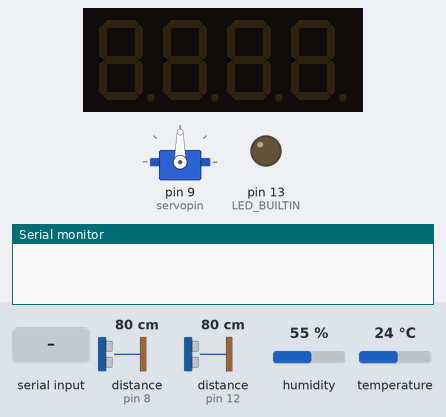
Simulated run of this sketch. Board: Arduino Uno, built with avr-gcc and run on an emulated ATmega328P. Parts: servo, 4-digit seven-segment display, output pins drawn as LEDs (lit = HIGH), the last lines printed to the serial monitor. Wiring (inferred from the names in the program): DHT22 sensor: data pin 10. Dashed ring = blinking. The test bench sets the inputs (shaded band); at power-on: distance to the obstacle (sensors on pin 8, pin 12) 80 cm, humidity 55 %, temperature 24 °C. The echo pulse lasts 58.3 µs per cm.

Above: at 5.4 s.
5.5 s: "-2" received over Serial
At 8.4 s:
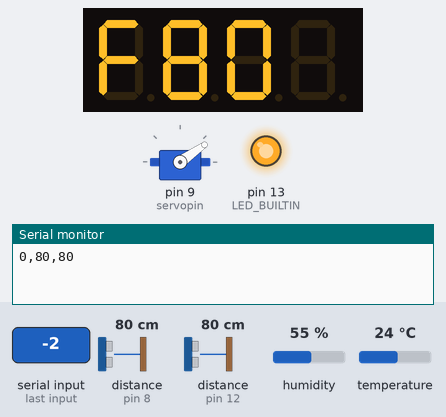
8.5 s: distance to the obstacle (sensor on pin 8) set to 250 cm
At 9.34 s:
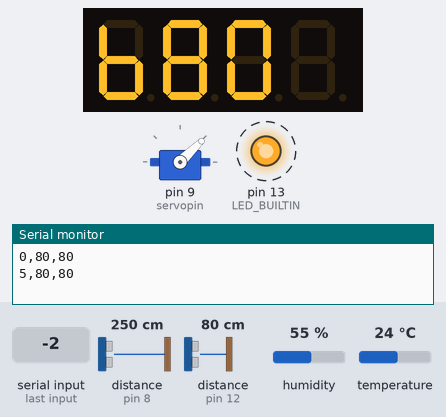
11.5 s: distance to the obstacle (sensor on pin 8) set to 205 cm
14.5 s: distance to the obstacle (sensor on pin 8) set to 196 cm
At 15.3 s:
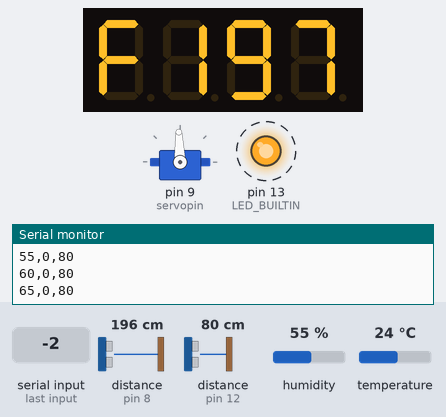
17.5 s: distance to the obstacle (sensor on pin 12) set to 250 cm
At 18.62 s:
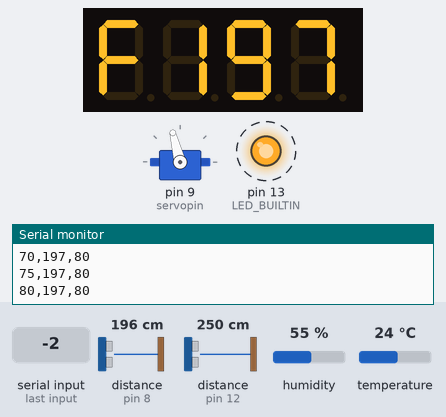
20.5 s: distance to the obstacle (sensor on pin 12) set to 2 cm
At 21.6 s:
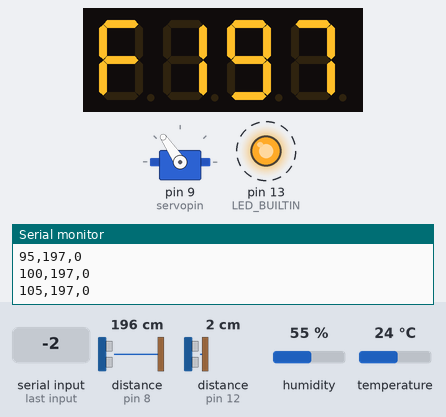
Timing chart, 0 to 27.2 s (numbered marks = the images above; inputs shaded):
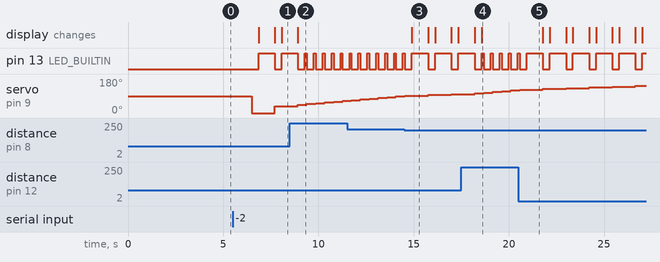

The sketch:

RadarUltrasonic.ino
```cpp
#include <Servo.h>    //use of the library disables analogWrite() (PWM) functionality on pins 9 and 10, whether or not there is a Servo on those pins, Uses Timer1 (16 bits)
#include <SevenSeg.h> // Uses Timer2
#include <NewPing.h> //To avoid conflict with SevenSeg library, usage of timer in NewPing.h should be disabled (#define TIMER_ENABLED false).
#include "DHT.h" // Include DHT Libraries from Adafruit


#define servopin 9
#define MAX_DISTANCE 200

#define DHTPIN 10       // DHT-22 Output Pin connection
#define DHTTYPE DHT22   // DHT Type is DHT22(AM2302,RHT03)

const int trigPinF = 7;  //Ultrasonic sensor front
const int echoPinF = 8;

const int trigPinB = 11;  //Ultrasonic sensor back
const int echoPinB = 12;

DHT dht(DHTPIN, DHTTYPE); // Initialize DHT sensor for normal 16Mhz Arduino

NewPing sonarF(trigPinF, echoPinF, MAX_DISTANCE);
NewPing sonarB(trigPinB, echoPinB, MAX_DISTANCE);

SevenSeg disp(A0, A1, A2, A3, A4, A5, 2); //Analog or Digital pin does not matter
const int numOfDigits = 4;
int digitPins[numOfDigits] = {3,4,5,6};  //Analog or Digital pin does not matter

Servo myServo;
String Measurement;
String receivedData = "-1";  //Data coming from Android smart phone through bluetooth module

int angle = 0;    //Servo motor angle
int distance1 = 0;
int distance2 = 0;

float hum;    // Stores humidity value in percent
float temp;   // Stores temperature value in Celcius
float duration; // Stores HC-SR04 pulse duration value
float soundSp_M_S;  // Stores calculated speed of sound in M/S
float soundSp_CM_uS;  // Stores calculated speed of sound in cm/uS
float DistCoeficient;

void sendMeasurement(int angle, int distance1, int distance2){

                Measurement = String(angle);
                Measurement += ",";
                Measurement += String(distance1);
                Measurement += ",";
                Measurement += String(distance2);

                if(distance1 > 0 && distance2 > 0){
                  digitalWrite(LED_BUILTIN, HIGH);
                  disp.write("F"+String(distance1));
                  delay(850);
                  disp.write("B"+String(distance2));
                }else if(distance1 > 0) {
                  digitalWrite(LED_BUILTIN, HIGH);
                  disp.write("F"+String(distance1));
                  delay(100);
                }else if( distance2 > 0 ){
                  digitalWrite(LED_BUILTIN, HIGH);
                  disp.write("B"+String(distance2));
                  delay(100);
               }
                Serial.println(Measurement);
                digitalWrite(LED_BUILTIN, LOW);
}

 int MapAngle(int angle){
      if(angle >= 0 && angle < 5)
        return map(angle,0,5,500,900);
      else if(angle >= 5 && angle < 10)
        return map(angle,5,10,900,1000);
      else
        return map(angle,10,180,1000,2400);
 }

void setup() {
  pinMode(LED_BUILTIN, OUTPUT);
  myServo.attach(servopin);
  Serial.begin(115200); // Starts the serial communication

  disp.setDigitPins(numOfDigits, digitPins);
  disp.setCommonAnode();
  disp.setTimer(2);  //Timer0: used for delay(), millis() and micros() functions, Timer1: used for servo library
  //disp.setRefreshRate(50);
  disp.startTimer();

  delay(4000);  // Delay so DHT22 sensor can stabalize

  hum = dht.readHumidity();  // Get Humidity value
  temp = dht.readTemperature();  // Get Temperature value

  // Calculate the Speed of Sound in M/S
  soundSp_M_S = 331.3 + (0.606 * temp) + (0.0124 * hum);
  soundSp_CM_uS = soundSp_M_S / 10000.0;        // Convert to cm/uS
  DistCoeficient = soundSp_CM_uS/2;
}

void loop() {
   if (Serial.available()){
        receivedData = Serial.readString();
   }
          if(receivedData == "-2"){   // -2 to turn on servo
              for(angle = 0; angle <= 180; angle += 5)    // command to move from 0 degrees to 180 degrees
              {
                myServo.writeMicroseconds(MapAngle(angle));                 //command to rotate the servo to the specified angle
                delay(300);

                duration = sonarF.ping();  //Send a ping, returns the echo time in microseconds or 0 (zero) if no ping echo within set distance limit
                distance1 = (int) (duration*DistCoeficient) ;

                duration = sonarB.ping();  //Send a ping, returns the echo time in microseconds or 0 (zero) if no ping echo within set distance limit
                distance2 = (int) (duration*DistCoeficient);
                delay(50);

                sendMeasurement(angle, distance1, distance2);

                if (Serial.available()){
                    receivedData =  Serial.readString();
                }

                if(receivedData == "-1"){  // -1 to stop servo
                   /*while(receivedData!= "-2"){
                    if(Serial.available()){
                         receivedData =  Serial.readString();
                     }
                   }*/
                   break;
                }

              }

              sendMeasurement(-1, -1, -1);  // marks the end of measurement
              //disp.clearDisp();  //Not working?

          }else if(receivedData != "-1" && receivedData != "-2"){
                angle = receivedData.toInt();
                myServo.write(angle);
                delay(400);
                duration = sonarF.ping();  //Send a ping, returns the echo time in microseconds or 0 (zero) if no ping echo within set distance limit
                distance1 = (int) (duration*DistCoeficient) ;

                duration = sonarB.ping();  //Send a ping, returns the echo time in microseconds or 0 (zero) if no ping echo within set distance limit
                distance2 = (int) (duration*DistCoeficient);
                sendMeasurement(angle, distance1, distance2);
                receivedData = "-1";
                delay(50);
                sendMeasurement(-1, -1, -1);  // marks the end of measurement
          }
}


/*When an interrupt service routine (ISR) is called, interrupts are automatically disabled.
 Interrupts are automatically enabled when returning from an ISR. */

ISR (TIMER2_COMPA_vect){
  sei();
  disp.interruptAction();
}
```

Measured:
- the behaviour switches between 201 and 200 cm on distance to the obstacle (sensor on pin 8) (found by bisection; images 2 and 3)
- after the input at 5.5 s, pin 13 (LED_BUILTIN): LOW → HIGH after 1.4 s, → LOW 0.85 s later, → HIGH 0.36 s later; servo on pin 9 (servopin): 90° → 0° after 1.0 s, → 35° 1.2 s later; the display: changes after 1.4 s (image 1)
- after the input at 8.5 s, pin 13 (LED_BUILTIN): alternates HIGH for 0.10 s and LOW for 0.37 s, starting after 0.89 s
- after the input at 14.5 s, pin 13 (LED_BUILTIN): alternates HIGH for 0.85 s and LOW for 0.37 s, starting after 1.3 s; the display: changes after 0.41 s (image 3)
- after the input at 17.5 s, pin 13 (LED_BUILTIN): alternates HIGH for 0.10 s and LOW for 0.37 s, starting after 1.2 s
- after the input at 20.5 s, pin 13 (LED_BUILTIN): alternates HIGH for 0.85 s and LOW for 0.36 s, starting after 1.3 s
- what the display in image 3 shows lasts 0.9 s, from 14.9 s to 15.8 s
